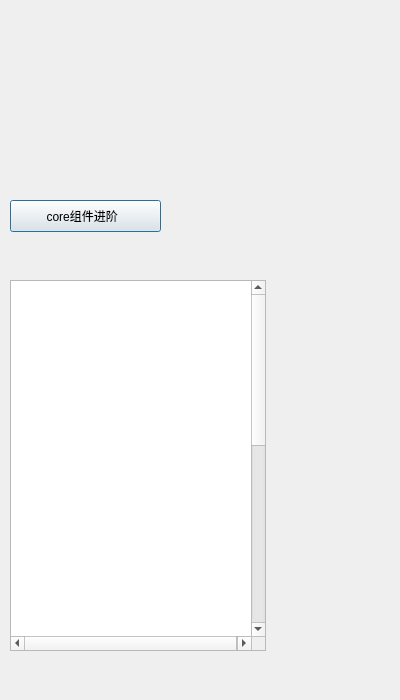
<?xml version="1.0" encoding="UTF-8"?>
<ui version="4.0">
 <class>Chapter5</class>
 <widget class="QDialog" name="Chapter5">
  <property name="geometry">
   <rect>
    <x>0</x>
    <y>0</y>
    <width>400</width>
    <height>700</height>
   </rect>
  </property>
  <property name="windowTitle">
   <string>Dialog</string>
  </property>
  <widget class="QPushButton" name="C5PB1">
   <property name="geometry">
    <rect>
     <x>10</x>
     <y>200</y>
     <width>151</width>
     <height>32</height>
    </rect>
   </property>
   <property name="text">
    <string>core组件进阶  </string>
   </property>
  </widget>
  <widget class="QTextBrowser" name="textBrowser">
   <property name="geometry">
    <rect>
     <x>10</x>
     <y>280</y>
     <width>256</width>
     <height>371</height>
    </rect>
   </property>
   <property name="styleSheet">
    <string notr="true">QTextBrowser {background-color:rgb(255,132,129,0);border-radius:3px;color:rgb(0,0,0);}
font: 14pt &quot;KaiTi&quot;;</string>
   </property>
   <property name="html">
    <string>&lt;!DOCTYPE HTML PUBLIC &quot;-//W3C//DTD HTML 4.0//EN&quot; &quot;http://www.w3.org/TR/REC-html40/strict.dtd&quot;&gt;
&lt;html&gt;&lt;head&gt;&lt;meta name=&quot;qrichtext&quot; content=&quot;1&quot; /&gt;&lt;style type=&quot;text/css&quot;&gt;
p, li { white-space: pre-wrap; }
&lt;/style&gt;&lt;/head&gt;&lt;body style=&quot; font-family:'.SF NS Text'; font-size:13pt; font-weight:400; font-style:normal;&quot;&gt;
&lt;p style=&quot; margin-top:0px; margin-bottom:0px; margin-left:0px; margin-right:0px; -qt-block-indent:0; text-indent:0px;&quot;&gt;&lt;span style=&quot; font-size:14pt; font-weight:600; font-style:italic; color:#ffffff;&quot;&gt;本章一些关键的名词解释：&lt;/span&gt;&lt;/p&gt;
&lt;p style=&quot; margin-top:0px; margin-bottom:0px; margin-left:0px; margin-right:0px; -qt-block-indent:0; text-indent:0px;&quot;&gt;&lt;span style=&quot; font-size:14pt; font-weight:600; font-style:italic; color:#ffffff;&quot;&gt;在图像处理中，目标区域定义为感兴趣区域ROI(region of Interest)，这是后期图像处理的基础，在获取ROI后，进行一些列的处理。ROI区域在Opencv中就是Rect，先构建Rect，然后给予ROI一些特点，形成了图像掩膜。&lt;/span&gt;&lt;/p&gt;
&lt;p style=&quot; margin-top:0px; margin-bottom:0px; margin-left:0px; margin-right:0px; -qt-block-indent:0; text-indent:0px;&quot;&gt;&lt;span style=&quot; font-size:14pt; font-weight:600; font-style:italic; color:#ffffff;&quot;&gt;图像掩膜，在ROI区域中导入一张图像，然后在image中进行加载&lt;/span&gt;&lt;/p&gt;
&lt;p style=&quot; margin-top:0px; margin-bottom:0px; margin-left:0px; margin-right:0px; -qt-block-indent:0; text-indent:0px;&quot;&gt;&lt;span style=&quot; font-size:14pt; font-weight:600; font-style:italic; color:#ffffff;&quot;&gt;线性混合就是，对两幅图像（f0（x）和f1（x））或两段视频（同样为（f0（x）和f1（x））产生时间上的画面叠化（cross-dissolve）效果，就像幻灯片放映和电影制作中的那样&lt;/span&gt;&lt;/p&gt;
&lt;p style=&quot; margin-top:0px; margin-bottom:0px; margin-left:0px; margin-right:0px; -qt-block-indent:0; text-indent:0px;&quot;&gt;&lt;span style=&quot; font-size:14pt; font-weight:600; font-style:italic; color:#ffffff;&quot;&gt;彩色图像是三通道图像，当然灰度图像是单通道图像，在图像应用中需要对某一通道混合，或者几个通道颜色混合，这就是多通道颜色混合。&lt;/span&gt;&lt;/p&gt;&lt;/body&gt;&lt;/html&gt;</string>
   </property>
  </widget>
 </widget>
 <resources/>
 <connections/>
</ui>
